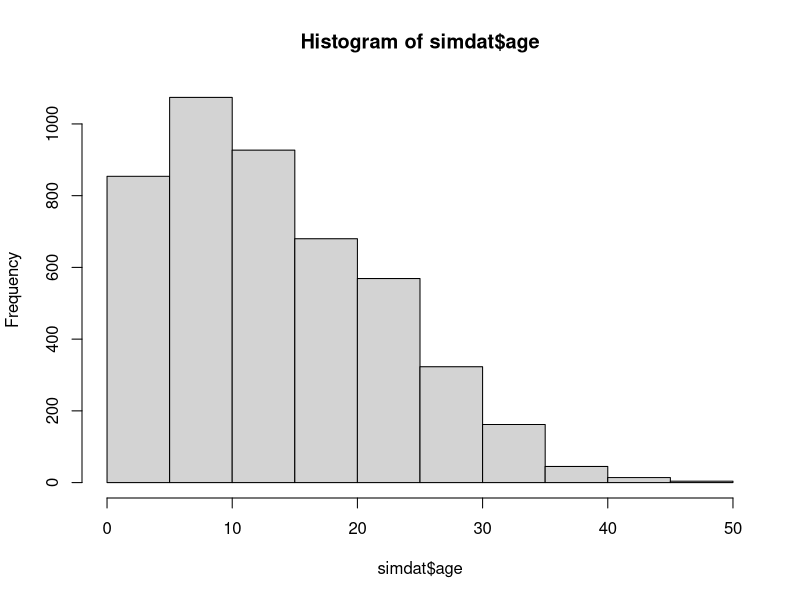
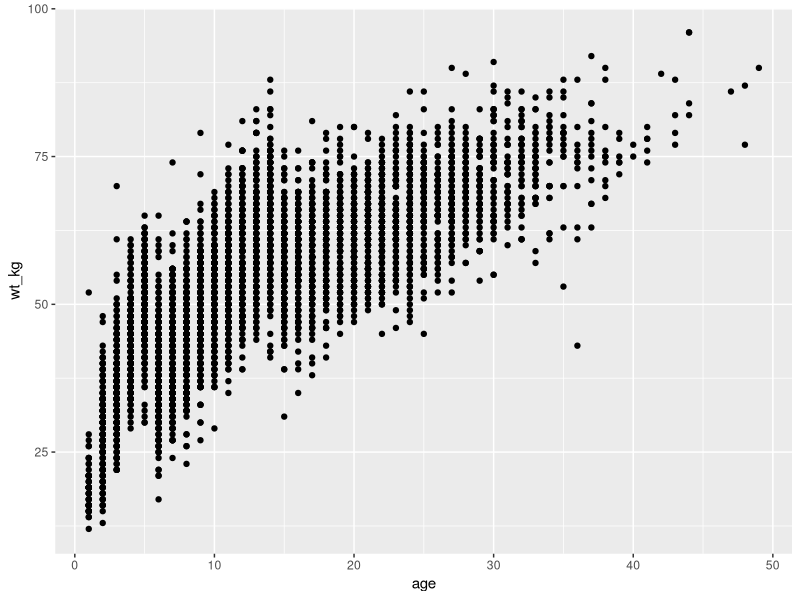
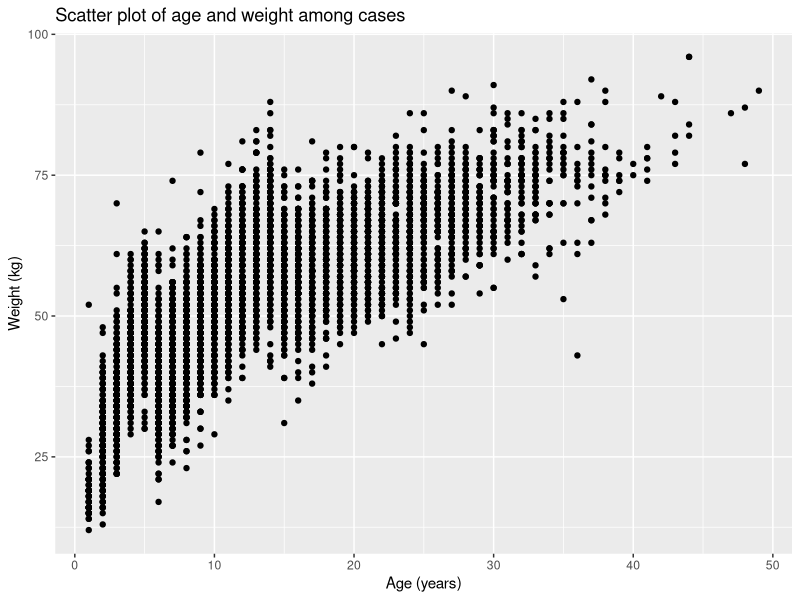
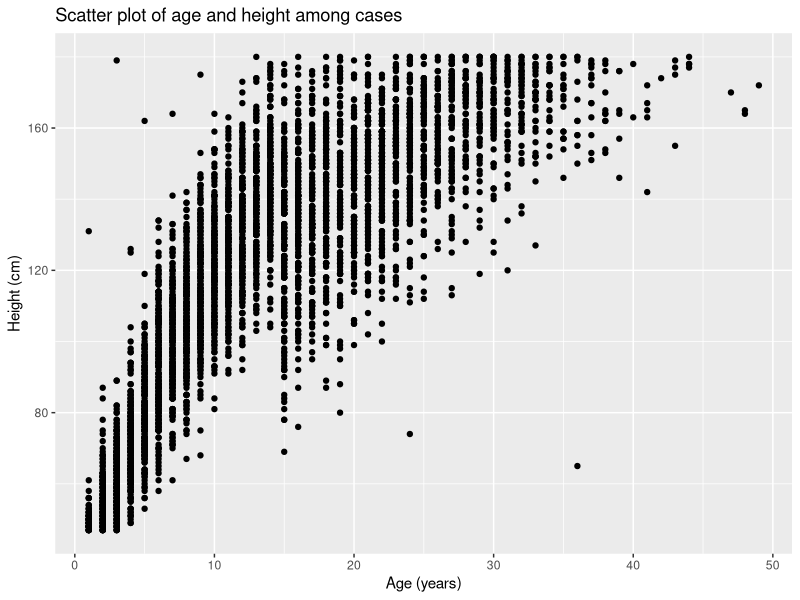
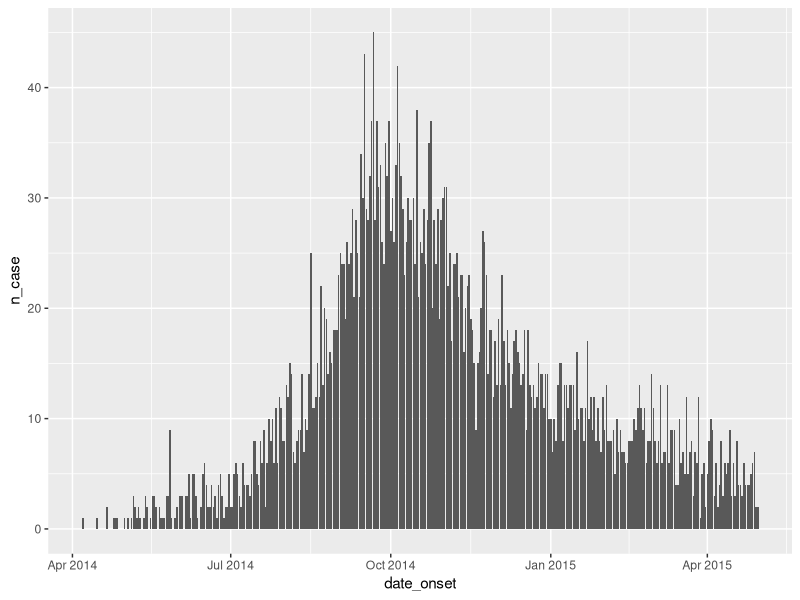
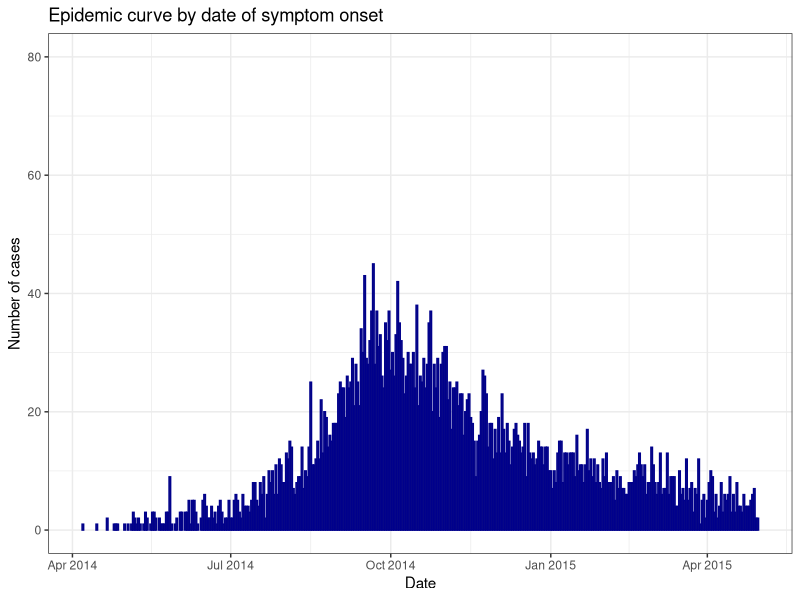
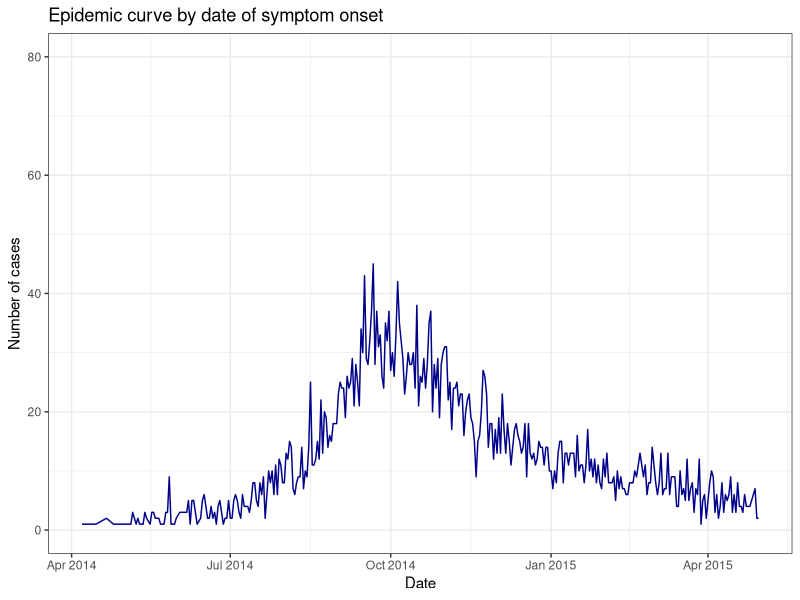
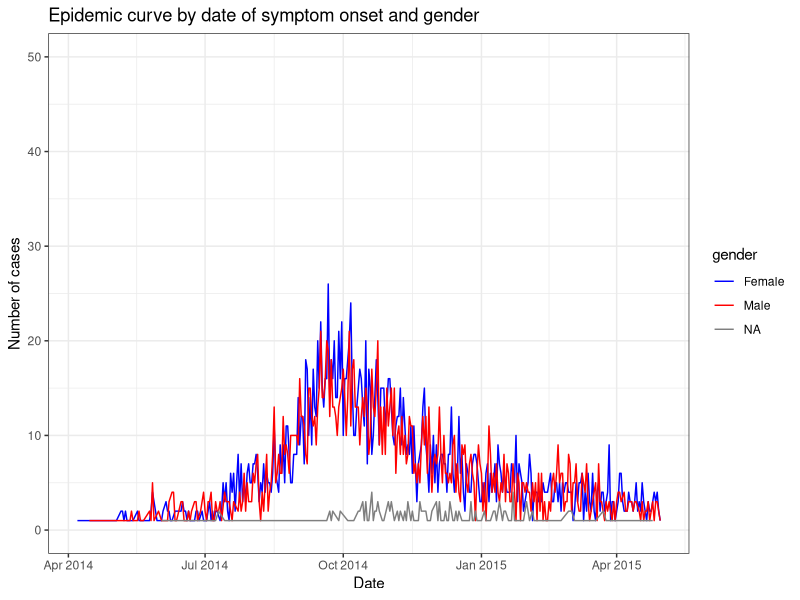

Write the R code that produced these figures, in order.
## ---- chunk 1
simdat <- read.csv("data_sim.csv") #We can do this...

#simdat <- read.csv("C:/Users/zlh3/OneDrive - CDC/Grimaudo Personal/PE Fellowship Materials/trainings #materials/R_crash_course_DVBD/data_sim.csv") #... instead of this.
## ---- chunk 2
#install.packages("tidyverse")  #Installing the package -- this will take a moment. 
library(tidyverse)             #Loading the package. 
## ---- chunk 3
?unique()
## ---- chunk 4
View(simdat) # Opens a new tab in Rstudio to examine your dataframe
unique(simdat$hospital) # Tells you all the unique values in the specified column ($hospital)
str(simdat) # Tells you what kind of data that is contained in your dataframe
head(simdat) # Returns the first several rows of data in your dataframe
tail(simdat) # Returns the last several rows of data in your dataframe
dim(simdat) # Tells you the size of your dataframe
names(simdat) # Tells you the column names in your dataframe
nrow(simdat) # Returns the number of rows in your dataframe
ncol(simdat) # Returns the number of columns in your dataframe.
hist(simdat$age) # Returns a histogram of a column in your dataframe containing numerical data, in this case age. 
## ---- chunk 5
## We can then assign the new dataframe with all three new columns into simdat.new
## Note that this overwrites the earlier simdat.new
simdat.new <- simdat %>% 
  mutate(state="Colorado", bmi=wt_kg/(ht_cm/100), logbmi=log10(bmi)) 
## ---- chunk 6
simdat.new <- simdat.new %>% 
  mutate(age.class = case_when(age < 13 ~ "child", age >= 13 & age < 18 ~ "teenager", age >= 18 ~ "adult"))

#Note that here we are over-writing the previous version of simdat.new we created, replacing it with this new one. The only difference is the addition of this new column, age.class. 

# < means "less than"
# >= means "greater than or equal to"
# & means "and", meaning both conditions need to be satisfied. 
# ~ means "assign" or "maps to"
## ---- chunk 7
require(dplyr)
## ---- chunk 8
simdat.military <- simdat.new %>% 
  filter(hospital == "Military Hospital")

#In the above line, we specified the new dataframe, simdat.military, to be a subset of simdat.new, specifically those rows where the 'hospital' column contains a string exactly equal to "Military Hospital". 

dim(simdat.military) # As you can see, the size of our dataframe has reduced compared to simdat, indicating the subsetting worked. 
## ---- chunk 9
simdat.18 <- simdat.new %>% 
  filter(age > 18) # However, this dataframe does not contain individuals exactly 18 years-old...
simdat.18 <- simdat.new %>% 
  filter(age >= 18) # ... this one does. 
dim(simdat.18) # Looks like the subsetting was successful. 

simdat.military.18 <- simdat.new %>% 
  filter(age >= 18 & hospital == "Military Hospital")
#This line is an example of how we can filter by two or more variables at the same time, in this case age as well as hospital. 
## ---- chunk 10
simdat.new%>%
  group_by(outcome)%>%           #group_by specifies which column we want to stratify our data by         
  summarise(bmi.mean=mean(bmi))  #summarise specified how we want to summarise the data
## ---- chunk 11
# Look to the right for plain English translations. 


outcome.summ <- simdat.new %>% # To make a new data.frame called outcome.summ, first take simdat.new AND THEN...
  group_by(hospital, outcome) %>% # ... group together all of its data based on hostapial and outcome AND THEN...
  summarise(bmi.mean = mean(bmi), bmi.sd = sd(bmi)) # ... summarize each group's BMI data, storing the mean in a column called "bmi.mean" and the standard deviation in a column called "bmi.sd". 

head(outcome.summ) # Give me the first 6 rows of the new dataframe. 
## ---- chunk 12
num.patients <- simdat.new %>% 
  group_by() %>%                ##Fill in the columns we want to group by, separating them using a ","
  summarise()                   ##Fill in how we want to summarise the grouped data
## ---- chunk 13
write.csv(x=outcome.summ, file="bmi_summ_dat.csv", row.names = F)
# The row.names = F argument tells R to, when writing the .csv, to not include row number as a column in the spreadsheet. 
## ---- chunk 14
#Using tidyverse
simdat<- simdat %>%
          mutate(date_onset=as.Date(date_onset,format="%m/%d/%Y"))
## ---- chunk 15
class(simdat$date_onset)
head(simdat$date_onset)
## ---- chunk 16
simdat.2014<- simdat%>%
                  filter(date_onset<=as.Date("2014-12-31"))
## ---- chunk 17
ggplot(data=simdat,              #data
        aes(x=age, y=wt_kg))+    #aes mapping of x and y axis
        geom_point()             #specifying scatter plot
## ---- chunk 18
ggplot(data=simdat,                                              #data
        aes(x=age, y=wt_kg))+                                    #aes mapping of x and y axis
        geom_point()+                                            #specifying scatter plot
        ggtitle("Scatter plot of age and weight among cases")+   #Plot title
        xlab("Age (years)")+                                     #X-axis label
        ylab("Weight (kg)")                                      #Y-axis label
  
## ---- chunk 19
ggplot(data=simdat,                                              #data
        aes(x=age, y=ht_cm))+                                    #aes mapping of x and y axis
        geom_point()+                                            #specifying scatter plot
        ggtitle("Scatter plot of age and height among cases")+   #Plot title
        xlab("Age (years)")+                                     #X-axis label
        ylab("Height (cm)")                                      #Y-axis label
## ---- chunk 20
simdat.day.summ<-simdat%>%
                  group_by(date_onset)%>%
                  summarise(n_case=n())
                  
## ---- chunk 21

ggplot(data=simdat.day.summ,                                              #data
        aes(x=date_onset, y=n_case))+                                    #aes mapping of x and y axis
        geom_col()                                                      #specifying bar plot

## ---- chunk 22
ggplot(data=simdat.day.summ,                                             #data
        aes(x=date_onset, y=n_case))+                                    #aes mapping of x and y axis
        geom_col(color="darkblue")+                                      #specifying bar plot  
        ggtitle("Epidemic curve by date of symptom onset")+              #Plot title
          xlab("Date")+                                                  #X-axis label
          ylab("Number of cases")+                                       #Y-axis label
          ylim(0,80)+                                                    #setting limits of y-axis
          theme_bw()                                                     #specifying a theme
## ---- chunk 23
ggplot(data=simdat.day.summ,                                             #data
        aes(x=date_onset, y=n_case))+                                    #aes mapping of x and y axis
        geom_line(color="darkblue")+                                     #specifying line plot  
        ggtitle("Epidemic curve by date of symptom onset")+              #Plot title
          xlab("Date")+                                                  #X-axis label
          ylab("Number of cases")+                                       #Y-axis label
        ylim(0,80)+                                                      #setting y-axis limits
        theme_bw()                                                       #specifying a theme
## ---- chunk 24
## To view the dataset
#view(simdat)
#class(simdat$date_outcome)

simdat<- simdat%>%
            mutate(date_outcome=as.Date(date_outcome, format="%m/%d/%Y"), ##first convert date outcome to a date
                   date_onset=as.Date(date_onset, format="%m/%d/%Y"), ##as well as date onset
                   days_outcome_onset = date_outcome-date_onset)      ##then subtract date onset and date outcome

## ---- chunk 25
simdat.2014<-simdat[simdat$date_onset<=as.Date("2014-12-31"),]
#Using base R
simdat$date_onset <- as.Date(simdat$date_onset, format="%m/%d/%Y")
## ---- chunk 26
simdat.summ.ex <- simdat %>% 
  filter(outcome == "Recover") %>% 
  group_by(hospital, gender) %>% 
  summarise(days_outcome_onset_mu = mean(days_outcome_onset, na.rm=T),
            days_outcome_onset_median = median(days_outcome_onset, na.rm=T))
## ---- chunk 27
simdat.day.gend.summ<-simdat%>%
                  group_by(date_onset,gender)%>%
                  summarise(n_case=n())

ggplot(data=simdat.day.gend.summ,                                              #data
        aes(x=date_onset, y=n_case, color=gender))+                            #aes mapping of x and y axis
        geom_line()+                                                           #specifying bar plot  
        scale_color_manual(
             values = c("f" = "blue", "m" = "red"),
             labels = c("Female", "Male"))+                     # Custom labels
        ggtitle("Epidemic curve by date of symptom onset and gender")+         #Plot title
          xlab("Date")+                                                        #X-axis label
          ylab("Number of cases")+                                             #Y-axis label
          ylim(0,50)+                                                          #setting y-axis limits
          theme_bw()                                                           #specifying a theme

## ---- chunk 28
print("Congratulations, you've completed the workshop!")
